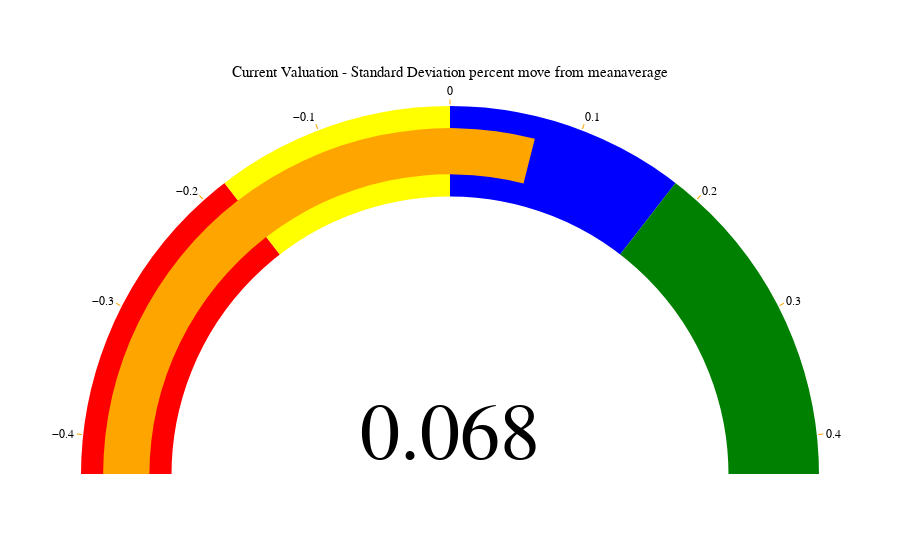

The notebook cell this image was saved under:
### Code cell
import plotly.graph_objects as go

fig = go.Figure(go.Indicator(
    mode = "gauge+number",
    title = {'text': "Current Valuation - Standard Deviation percent move from meanaverage", 'font': {'size': 15}},
    value = df['move%'].iloc[-1],
    domain = {'x': [0,1], 'y': [0,1]},
    gauge = {
        'axis': {'range': [-0.43, 0.43], 'tickwidth': 1, 'tickcolor': "orange"},
        'bar': {'color': "orange"},
        'bgcolor': "white",
        'borderwidth': 2,
        'bordercolor': "white",
        'steps': [
            {'range': [-0.43, -0.18], 'color': 'red'},
            {'range': [-0.18, 0], 'color': 'yellow'},
            {'range': [0, 0.18], 'color': 'blue'},
            {'range': [0.18,0.43], 'color': 'green'}],
        }))

fig.update_layout(
    font={'color': "black", 'family': "Arial"},
    xaxis={'showgrid': False, 'range':[-1,1]},
    yaxis={'showgrid': False, 'range':[0,1.11]},
    plot_bgcolor='rgba(0,0,0,0)'
    )

# fig.add_annotation(
#     ax=0,
#     ay=0.4,
#     axref='x',
#     ayref='y',
#     x=df['move%'].iloc[-1],
#     y=0.9,
#     xref='x',
#     yref='y',
#     showarrow=True,
#     arrowhead=2,
#     arrowsize=1,
#     arrowwidth=4
#     )

# Set the visibility ON
fig.update_yaxes(title='', visible=True, showticklabels=False)
# Set the visibility OFF
fig.update_xaxes(title='x', visible=False, showticklabels=False)

fig.show()
fig.write_html("../static/valuation.html")

### Figure 1 — Plotly figure (JSON) as saved in the notebook; plotly's stock layout.template omitted (floating-point values rounded to 4 significant figures)
{"data": [{"domain": {"x": [0, 1], "y": [0, 1]}, "gauge": {"axis": {"range": [-0.43, 0.43], "tickcolor": "orange", "tickwidth": 1}, "bar": {"color": "orange"}, "bgcolor": "white", "bordercolor": "white", "borderwidth": 2, "steps": [{"color": "red", "range": [-0.43, -0.18]}, {"color": "yellow", "range": [-0.18, 0]}, {"color": "blue", "range": [0, 0.18]}, {"color": "green", "range": [0.18, 0.43]}]}, "mode": "gauge+number", "title": {"font": {"size": 15}, "text": "Current Valuation - Standard Deviation percent move from meanaverage"}, "type": "indicator", "value": 0.06763}], "layout": {"font": {"color": "black", "family": "Arial"}, "plot_bgcolor": "rgba(0,0,0,0)", "xaxis": {"range": [-1, 1], "showgrid": false, "showticklabels": false, "title": {"text": "x"}, "visible": false}, "yaxis": {"range": [0, 1.11], "showgrid": false, "showticklabels": false, "title": {"text": ""}, "visible": true}}}
